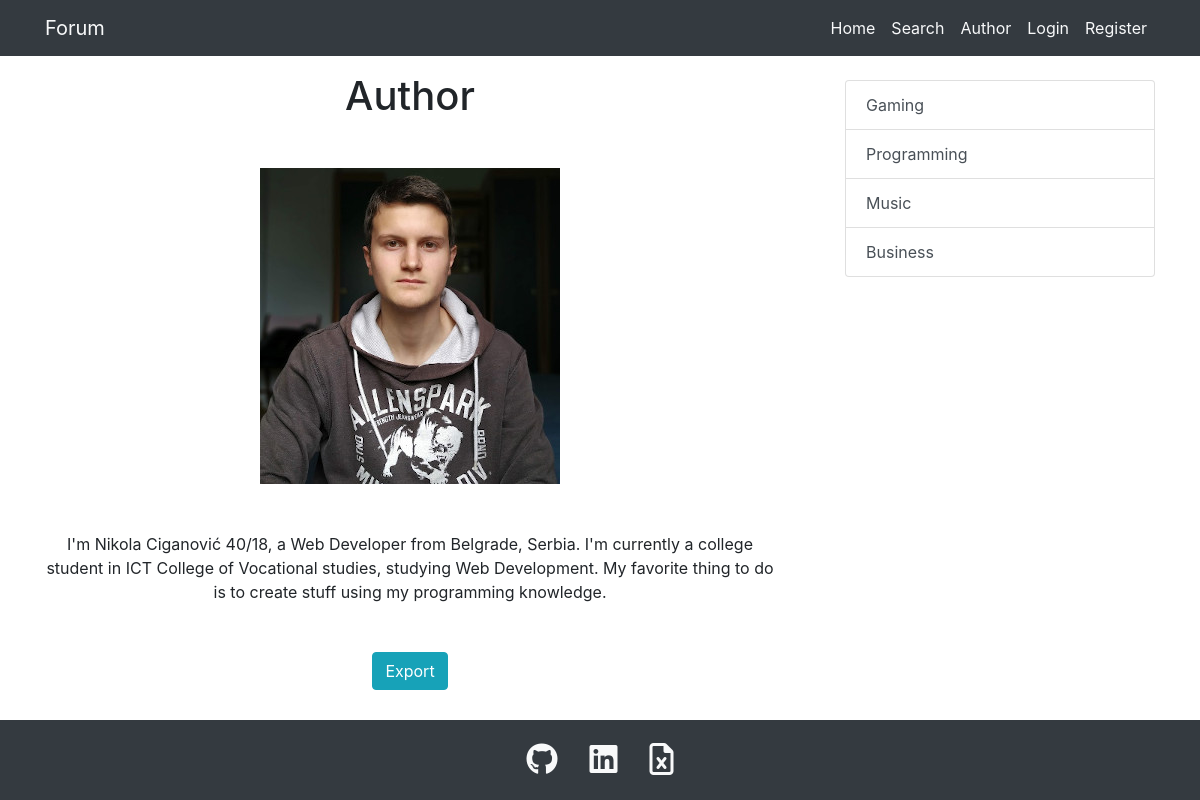
/index.php?page=author, run on the app's committed database.
### tables this page shows
CREATE TABLE `menu` (
  `id` int(11) NOT NULL,
  `name` varchar(50) NOT NULL,
  `url` varchar(100) NOT NULL,
  `auth` int(11) NOT NULL
);

CREATE TABLE `bio` (
  `id` int(5) NOT NULL,
  `text` text NOT NULL,
  `img` varchar(50) NOT NULL
);

CREATE TABLE `categories` (
  `id` int(11) NOT NULL,
  `name` varchar(50) NOT NULL,
  `description` text NOT NULL
);

CREATE TABLE `footer` (
  `id` int(11) NOT NULL,
  `href` varchar(100) NOT NULL,
  `class` varchar(100) NOT NULL
);

### models/menu/get_menu.php (called while the page is built)
<?php
function get_menu($auth_lvl, $pdo){
    $sql = "SELECT name, url FROM menu WHERE auth = :a";
    $stmt = $pdo->prepare($sql);
    $stmt->bindParam(":a", $auth_lvl);
    $stmt->execute();
    $data = $stmt->fetchAll();
    return $data;
}

### models/author/get_bio.php (called while the page is built)
<?php
$sql = "SELECT text, img FROM bio";
$stmt = $pdo->query($sql);
$stmt->execute();
$bio = $stmt->fetchAll();

### models/categories/getCategories.php (called while the page is built)
<?php
$sql = "SELECT * FROM categories";
$stmt = $pdo->query($sql);
$stmt->execute();
$allCategories = $stmt->fetchAll();

### models/footer/get_footer.php (called while the page is built)
<?php
$sql = "SELECT * FROM footer";
$stmt = $pdo->query($sql);
$stmt->execute();
$footer_data = $stmt->fetchAll();

### views/author/author.php (the view, shortened to what this page needs)
<?php
    require_once "models/author/get_bio.php";
?>
<h1 class="text-center mt-3"> Author </h1>
<div class="col-12 d-flex mt-5">
    <img class="m-auto" src="assets/img/<?= $bio[0]["img"] ?>" alt="profile image" />
</div>
<p id="bio" class="text-center mt-5"> <?= $bio[0]["text"] ?> </p>
<div class="col-12 d-flex justify-content-center mt-5">
    <a class="btn btn-info" href="models/author/export_word.php">Export</a>
</div>

### views/fixed/head.php (shortened to what this page needs)
<!DOCTYPE html>
<html lang="en">
<head>
  <link rel="stylesheet" href="https://maxcdn.bootstrapcdn.com/font-awesome/latest/css/font-awesome.min.css">
  <link rel="stylesheet" href="https://stackpath.bootstrapcdn.com/bootstrap/4.4.1/css/bootstrap.min.css">
  <link rel="stylesheet" type="text/css" href="assets/css/main.css" />
</head>
<body>
  <div id="page-container">
    <div id="content-wrap">

### views/fixed/navbar.php (shortened to what this page needs)
<?php
    require_once "models/menu/get_menu.php";
    $basic_menu = get_menu(2, $pdo);
    $unauth_menu = get_menu(0, $pdo);
?>
<nav class="navbar navbar-expand-lg navbar-light bg-light bg-dark">
  <div class="container">
    <a class="navbar-brand text-light" href="index.php">Forum</a>
    <div class="collapse navbar-collapse" id="navbarTogglerDemo02">
        <ul class="navbar-nav ml-auto mt-2 mt-lg-0">
        <?php foreach($basic_menu as $b): ?>
            <li class="nav-item active">
                <a class="nav-link text-light" href="<?= $b["url"] ?>"> <?= $b["name"] ?> </a>
            </li>
        <?php endforeach ?>
        <?php if(!isset($_SESSION["role"])): ?>
            <?php foreach($unauth_menu as $a): ?>
                <li class="nav-item active">
                    <a class="nav-link text-light" href="<?= $a["url"] ?>"> <?= $a["name"] ?> </a>
                </li>
            <?php endforeach ?>
        <?php endif ?>
        </ul>
    </div>
  </div>
</nav>

### index.php (shortened to what this page needs)
<?php
    require_once "config/connection.php";
    require_once "views/fixed/head.php";
    require_once "views/fixed/navbar.php";
    require_once "models/footer/get_footer.php";
    if(isset($_GET["page"]) && isset($_GET["width"])){
        if($_GET["page"] == "login"){
            require_once "views/users/login.php";
        }
        elseif($_GET["page"] == "register"){
            require_once "views/users/register.php";
        }
        elseif($_GET["page"] == "validate"){
            require_once "views/users/validate.php";
        }
        elseif($_GET["page"] == "createpost"){
            require_once "views/users/createpost.php";
        }
        elseif($_GET["page"] == "profile"){
            require_once "views/users/profile.php";
        }
        elseif($_GET["page"] == "changeprofile"){
            require_once "views/users/change_profile.php";
        }
        elseif($_GET["page"] == "changepsw"){
            require_once "views/users/change_password.php";
        }
        elseif($_GET["page"] == "dashboard"){
            require_once "views/admin/dashboard.php";
        }
        elseif($_GET["page"] == "table"){
            require_once "views/admin/table.php";
        }
        elseif($_GET["page"] == "row"){
            require_once "views/admin/row.php";
        }
        else{
            die("This page doesn't exist");
        }
    }else{
        require_once "views/fixed/content.php";
    }
    require_once "views/fixed/footer.php";
?>

### views/fixed/content.php
<div class="container">
    <div class="row">
        <div class="col-8">
            <?php if(isset($_GET["page"])): ?>
                <?php if($_GET["page"] == "search"): ?>
                    <?php include_once "views/posts/search.php"; ?>
                <?php elseif($_GET["page"] == "post"): ?>
                    <?php include_once "views/posts/post.php"; ?>
                <?php elseif($_GET["page"] == "author"): ?>
                    <?php include_once "views/author/author.php"; ?>
                <?php else: ?>
                    <?php header("Location: http://localhost/forumApp/index.php"); ?>
                <?php endif ?>
            <?php else: ?>
                <?php include_once "views/posts/main.php"; ?>
            <?php endif ?>
        </div>
        <div class="col-4">
            <?php require_once "views/categories/sidebar.php"; ?>
        </div>
    </div>
</div>

### views/categories/sidebar.php (shortened to what this page needs)
<?php
    include_once "models/categories/getCategories.php";
?>
<ul>
<div class="list-group  mt-4">
    <?php foreach($allCategories as $category): ?>
        <?php if(isset($_GET["ctg"])): ?>
            <?php if($_GET["ctg"] == $category["name"]): ?>
                <a class="list-group-item list-group-item-action active" href="index.php?ctg=<?= $category["name"] ?>">
                    <?= $category["name"] ?>
                </a>
            <?php else: ?>
                <a class="list-group-item list-group-item-action" href="index.php?ctg=<?= $category["name"] ?>">
                    <?= $category["name"] ?>
                </a>
            <?php endif ?>
        <?php else: ?>
            <a class="list-group-item list-group-item-action" href="index.php?ctg=<?= $category["name"] ?>">
                <?= $category["name"] ?>
            </a>
        <?php endif ?>
    <?php endforeach ?>
</ul>

### views/fixed/footer.php
            </div>
        <footer id="footer" class="bg-dark">
            <div class="col-12  container">
                <div class="d-flex justify-content-center">
                    <?php foreach($footer_data as $fd): ?>
                        <a target="_blank" class="text-light text-decoration-none font-20 m-3" href="<?= $fd["href"] ?>">
                            <i class="<?= $fd["class"] ?>"></i>
                        </a>
                    <?php endforeach ?>
                </div>
            </div>
        </footer>
    </body>
</html>

### assets/css/main.css (style rules this page uses)
#page-container { position: relative; min-height: 100vh; }
#content-wrap { padding-bottom: 80px; }
#footer { position: absolute; bottom: 0; width: 100%; height: 80px; }
.font-20 { font-size: 2rem; }

### data on the page
menu: name "Home"
menu: name "Search"
menu: name "Author"
menu: name "Login"
menu: name "Register"
bio: img (placeholder picture), text "I'm Nikola Ciganović 40/18, a Web Developer from Belgrade, Serbia. I'm currently a college student in ICT College of Vocational studies, studying Web Development. My favorite thing to do is to create stuff using my programming knowledge."
categories: name "Gaming"
categories: name "Programming"
categories: name "Music"
categories: name "Business"
